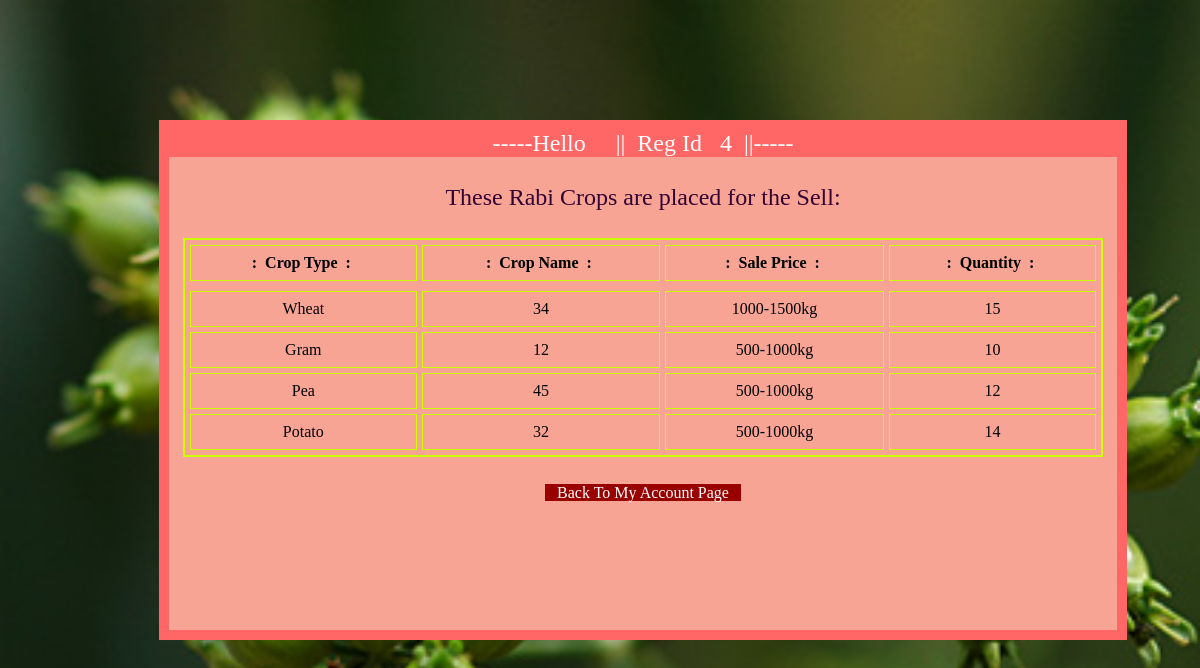
The app's page /auctions/rabi.php?reg=4 with its own data.
### tables this page shows
CREATE TABLE IF NOT EXISTS `rabi` (
  `sl_no` int(100) NOT NULL AUTO_INCREMENT,
  `reg_id` int(100) NOT NULL,
  `aadhar_no` varchar(20) NOT NULL,
  `crop_typ` varchar(20) NOT NULL,
  `crop_nm` varchar(30) NOT NULL,
  `quantity` int(100) NOT NULL,
  `sale_price` int(100) NOT NULL,
  `discount` int(100) NOT NULL,
  PRIMARY KEY (`sl_no`)
);

### auctions/rabi.php (the view, shortened to what this page needs)
<html>
	<head>
    </head>
    <body>
    	<div class="mid">
		<?php
				$reg=$_REQUEST['reg'];
				$fnm=$_REQUEST['nam'];
			echo "<div class=dv>-----Hello &nbsp;&nbsp;".$fnm."&nbsp;&nbsp;||&nbsp;&nbsp;Reg Id &nbsp;&nbsp;".$reg. "&nbsp;&nbsp;||-----</div><br>";
				echo "<center>These Rabi Crops are placed for the Sell:";
				?></center>
        <br>
        <center>
        <table width="920" border="2" class="t1" cellpadding="8" cellspacing="5" bordercolor="#CF0">  <tr>
        		<th>&nbsp;: &nbsp;Crop Type &nbsp;: &nbsp;</th>
                <th>&nbsp;: &nbsp;Crop Name &nbsp;: &nbsp;</th>
                <th>&nbsp;: &nbsp;Sale Price &nbsp;: &nbsp;</th>
                <th>&nbsp;: &nbsp;Quantity &nbsp;: &nbsp;</th>
          <tr>
          <?php
			$q="select * from rabi where reg_id=$reg";
			$smt=mysql_query($q);
			while($result=mysql_fetch_assoc($smt))
			{
			?>
				<tr align="center">
                 <td><?php echo $result['crop_nm'];?></td>
                <td><?php echo $result['sale_price'];?></td>
                <td><?php if($result['quantity']==1)
					 		{ echo "1-500kg";}
					 		else if($result['quantity']==2)
							{ echo "500-1000kg";}
							else if($result['quantity']==3)
							{ echo "1000-1500kg";}
					 ?></td>
                <td><?php echo $result['discount'];?></td></tr>
           <?php }?>
            </table>
           </center>
             <br>
             <center>
             <a href="auction.php"><span class="btn">&nbsp;&nbsp; Back To My Account Page &nbsp;&nbsp; </span></a>
              </center>
        </div>
    </body>
</html>

### auctions/rabi.php (style rules this page uses)
body { background:url(../images/masala1.jpg); background-size:cover; }
.dv { background:#F66; color:#FFF; text-align:center; }
.mid { position:absolute; top:120px; height:500px; bottom:259px; left:159px; width:948px; right:0px; color:#303; font-size:24px; background:#F7A495; border-width:10px; border-color:#F66; border-style:solid; }
.t1 { color:#000 font-size:18px; font-family:"Palatino Linotype", "Book Antiqua", Palatino, serif; }
.btn { background:#900; text-decoration:none; color:#FFF; font-size:16px; font-family:"Palatino Linotype", "Book Antiqua", Palatino, serif; }
a { text-decoration:none; }

### records on screen
rabi: crop_nm "Wheat", sale_price "34", quantity "1000-1500kg", discount "15"
rabi: crop_nm "Gram", sale_price "12", quantity "500-1000kg", discount "10"
rabi: crop_nm "Pea", sale_price "45", quantity "500-1000kg", discount "12"
rabi: crop_nm "Potato", sale_price "32", quantity "500-1000kg", discount "14"

### other values on screen
$reg "4"
